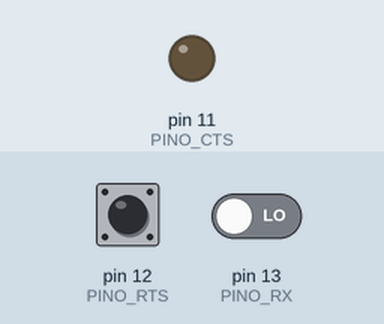
This sketch was run on a simulated Arduino Uno, built with avr-gcc and run on an emulated ATmega328P. Parts: output pins drawn as LEDs (lit = HIGH). Dashed ring = blinking. Inputs (shaded band) come from the test bench; at power-on: pin 12 (PINO_RTS) LOW, pin 13 (PINO_RX) LOW. What the sketch prints to the serial monitor is not drawn.

Above: at 1.2 s.
1.3 s: pin 12 (PINO_RTS) driven HIGH
At 2.4 s:
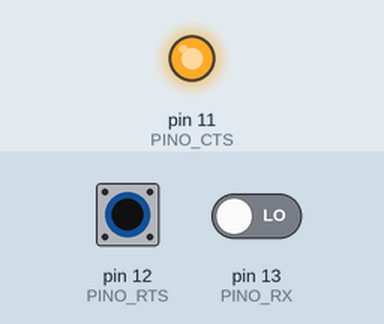
2.8 s: pin 12 (PINO_RTS) driven LOW
At 3.1 s:
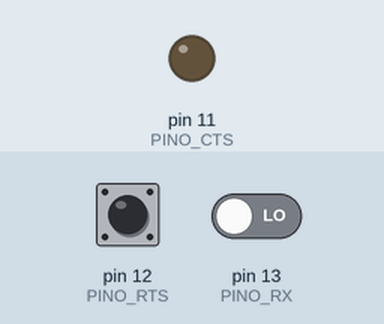
4.3 s: pin 12 (PINO_RTS) pulsed HIGH 2 times (0.12 s each, 0.3 s apart)
At 4.66 s:
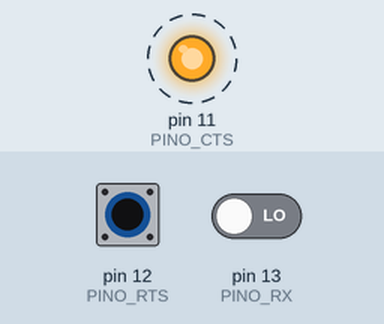
6.4 s: pin 12 (PINO_RTS) driven HIGH and pin 13 (PINO_RX) driven HIGH
At 7.5 s:
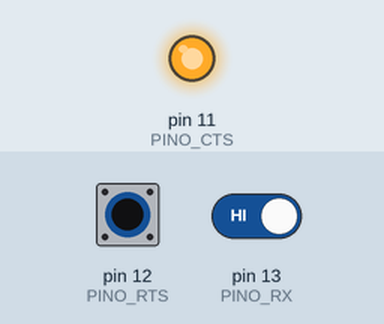
Timing chart, 0 to 9.2 s (numbered marks = the images above; inputs shaded):
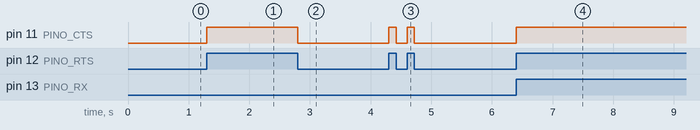

Measured:
- after the input at 1.3 s, pin 11 (PINO_CTS): LOW → HIGH at once
- after the input at 2.8 s, pin 11 (PINO_CTS): HIGH → LOW at once
- after the input at 4.3 s, pin 11 (PINO_CTS): alternates HIGH for 0.12 s and LOW for 0.18 s, 4 changes in all, then stays LOW, starting at once
- after the input at 6.4 s, pin 11 (PINO_CTS): LOW → HIGH at once

The sketch:

receptor.ino
```cpp
// Receptor de Quadros de Caracter, Codificados em NRZ, Delimitados por Bit de Início e Fim;
// que faz Controle de Erro por Bit de Paridade e Controle de Fluxo por Handshake.

#define PINO_RX 13 // pino de recepção de dados
#define PINO_RTS 12 // pino de requisição de início e sinalização de fim de transmissão
#define PINO_CTS 11 // pino de permissão de início de transmissão e sinalização de fim de recepção
#define BAUD_RATE 223 // 223 interrupções por segundo, transmitindo até aproximadamente 20 caracteres por segundo

#include "Temporizador.h"

typedef enum PARIDADE
{
  impar,
  par
} Paridade;

bool bp; // variável global de bit de paridade de dado recebido
byte dado; // variável global de dado de caracter de mensagem
unsigned int ib; // variável global de índice de bit de quadro de caracter
Paridade p; // variável global de paridade a ser calculada de dados recebidos

void recebe_bit_de_paridade()
{
  if(digitalRead(PINO_RX) == HIGH)
  { // se ler alta tensão
    bp = true; // sinaliza que vale 1
    Serial.println("bp: 1;");
  } else
  { // senão, se ler baixa tensão
    bp = false; // sinaliza que vale 0
    Serial.println("bp: 0;");
  }
  Serial.print("dado: ");
}

void recebe_bit_de_dado(unsigned int i)
{
  if(digitalRead(PINO_RX) == HIGH)
  { // se ler alta tensão
    bitSet(dado, i); // seta 1 na posição i
    Serial.print("1");
    if(p)
    { // se paridade corresponde a par
      p = impar; // passa a ser ímpar
    } else
    { // senão, se corresponde a ímpar
      p = par; // passa a ser par
    }
  } else
  { // senão
    Serial.print("0");
  }
}

void imprime_dado()
{
  Serial.println(';');
  if(bp == !p)
  { // se bit de paridade inverso a paridade do dado
    Serial.print("caracter: '");
    Serial.print(char(dado));
    Serial.println("'.");
  } else
  { // senão,
    Serial.println("Erro!"); // imprime mensagem de erro
  }
}

// Rotina de interrupcao do timer1
// O que fazer toda vez que 1/BAUD_RATE s passou?
// Lê tensão que representa um bit de quadro, setando os bits de dado em caracter; ao receber o último bit de dado,
// verifica se paridade do dado recebido está correspondente ao bit de paridade recebido, se sim, imprime caracter.
ISR(TIMER1_COMPA_vect)
{
  if(ib == 0)
  { // se ib corrente é referente a um bit de início de quadro
    digitalRead(PINO_RX); // lê tensão do pino de recepção
    ib++; // avança referência para o próximo bit de quadro
  } else if(ib == 1)
  { // se ib corrente é referente ao bit de índice de paridade do dado
    recebe_bit_de_paridade();
    ib++; // avança referência para o próximo bit de quadro
  } else if(ib < 10)
  { // se ib corrente é referente a um índice de bit de dado
    recebe_bit_de_dado(ib-2);
    ib++; // avança referência para o próximo bit de quadro
  } else if(ib == 10)
  { // se ib corrente é referente a um bit de fim de quadro
    digitalRead(PINO_RX); // lê tensão do pino de recepção
    imprime_dado();
    ib++; // avança referência para uma localização inválida
  } else
  { // senão,
    // não faz nada, está esperando o emissor sinalizar que terminou de transmitir
  }
}

// Executada uma vez quando o Arduino reseta
void setup()
{
  //desabilita interrupcoes
  noInterrupts();
  // Configura porta serial (Serial Monitor - Ctrl + Shift + M)
  Serial.begin(9600); // 9600 bps
  // Inicializa configurações de pinos RX, RTS e CTS
  pinMode(PINO_RX, INPUT); // entrada de recepção de dados
  pinMode(PINO_RTS, INPUT); // entrada de sinalização de estado de transmissão
  pinMode(PINO_CTS, OUTPUT); // saída de sinalização de estado de recepção
  // Configura timer
  configuraTemporizador(BAUD_RATE); // 1280 interrupções por segundo
  // habilita interrupcoes
  interrupts();
}

// O loop() eh executado continuamente (como um while(true))
void loop ( )
{
  if(digitalRead(PINO_RTS) == HIGH)
  { // se emissor fizer requisição
    dado = 0b0; // inicia dado
    ib = 0; // inicia índice de referência de bit de quadro
    p = impar; // inicia paridade de dado relativa a configuração ímpar
    digitalWrite(PINO_CTS, HIGH); // sinaliza que pode transmitir
    delayMicroseconds(100); // aguarda emissor para sincronizar os relógios
    iniciaTemporizador();
    while(digitalRead(PINO_RTS) == HIGH)
    { // espera terminar de transmitir e receber
    }
    paraTemporizador();
    digitalWrite(PINO_CTS, LOW); // sinaliza que terminou de receber
  }
}
```

Temporizador.h
```cpp
void configuraTemporizador(int baud_rate){
  int frequencia;
  frequencia = constrain(baud_rate,1,1500);
  //set timer1 interrupt
  TCCR1A = 0;// set entire TCCR1A register to 0
  TCCR1B = 0;// same for TCCR1B
  TCNT1  = 0;//initialize counter value to 0
  //OCR1A = contador;// = (16*10^6) / (10*1024) - 1 (must be <65536)
  OCR1A = ((16 * pow(10,6))/(1024*frequencia)) - 1;
  // turn on CTC mode (clear time on compare)
  TCCR1B |= (1 << WGM12);
  // Turn T1 off
  TCCR1B &= 0xF8;
  // Disable interrupts
  TIMSK1 = 0;
  TIFR1 = 0;
}

void iniciaTemporizador(){
  Serial.println("T1 iniciado");
  TCNT1 = 0;//initialize counter value to 0
  TIFR1 = 0;
  // enable timer compare interrupt
  TIMSK1 |= (1 << OCIE1A);
  // Set CS10 and CS12 bits for 1024 prescaler
  TCCR1B |= (1 << CS12) | (1 << CS10);
}

void paraTemporizador(){
  Serial.println("T1 parado");
  Serial.println();
    // Turn T1 off
  TCCR1B &= 0xF8;
  TIMSK1 = 0;
}
```
